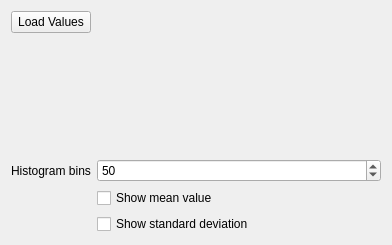
<?xml version="1.0" encoding="UTF-8"?>
<ui version="4.0">
 <class>QgsHistogramWidgetBase</class>
 <widget class="QWidget" name="QgsHistogramWidgetBase">
  <property name="geometry">
   <rect>
    <x>0</x>
    <y>0</y>
    <width>392</width>
    <height>245</height>
   </rect>
  </property>
  <property name="sizePolicy">
   <sizepolicy hsizetype="Preferred" vsizetype="MinimumExpanding">
    <horstretch>0</horstretch>
    <verstretch>0</verstretch>
   </sizepolicy>
  </property>
  <property name="minimumSize">
   <size>
    <width>0</width>
    <height>60</height>
   </size>
  </property>
  <property name="windowTitle">
   <string>Form</string>
  </property>
  <layout class="QVBoxLayout" name="verticalLayout" stretch="0,1,0">
   <item>
    <layout class="QHBoxLayout" name="horizontalLayout">
     <property name="topMargin">
      <number>0</number>
     </property>
     <item>
      <widget class="QPushButton" name="mLoadValuesButton">
       <property name="text">
        <string>Load Values</string>
       </property>
      </widget>
     </item>
     <item>
      <spacer name="horizontalSpacer">
       <property name="orientation">
        <enum>Qt::Horizontal</enum>
       </property>
       <property name="sizeHint" stdset="0">
        <size>
         <width>40</width>
         <height>20</height>
        </size>
       </property>
      </spacer>
     </item>
    </layout>
   </item>
   <item>
    <widget class="QwtPlot" name="mpPlot">
     <property name="sizePolicy">
      <sizepolicy hsizetype="Preferred" vsizetype="MinimumExpanding">
       <horstretch>0</horstretch>
       <verstretch>0</verstretch>
      </sizepolicy>
     </property>
     <property name="minimumSize">
      <size>
       <width>0</width>
       <height>30</height>
      </size>
     </property>
    </widget>
   </item>
   <item>
    <layout class="QFormLayout" name="formLayout">
     <property name="fieldGrowthPolicy">
      <enum>QFormLayout::AllNonFixedFieldsGrow</enum>
     </property>
     <item row="0" column="0">
      <widget class="QLabel" name="label_12">
       <property name="text">
        <string>Histogram bins</string>
       </property>
      </widget>
     </item>
     <item row="0" column="1">
      <widget class="QSpinBox" name="mBinsSpinBox">
       <property name="minimum">
        <number>1</number>
       </property>
       <property name="maximum">
        <number>999</number>
       </property>
       <property name="value">
        <number>50</number>
       </property>
      </widget>
     </item>
     <item row="1" column="1">
      <widget class="QCheckBox" name="mMeanCheckBox">
       <property name="text">
        <string>Show mean value</string>
       </property>
      </widget>
     </item>
     <item row="2" column="1">
      <widget class="QCheckBox" name="mStdevCheckBox">
       <property name="text">
        <string>Show standard deviation</string>
       </property>
      </widget>
     </item>
    </layout>
   </item>
  </layout>
 </widget>
 <customwidgets>
  <customwidget>
   <class>QwtPlot</class>
   <extends>QFrame</extends>
   <header>qwt_plot.h</header>
   <container>1</container>
  </customwidget>
 </customwidgets>
 <resources/>
 <connections/>
</ui>
